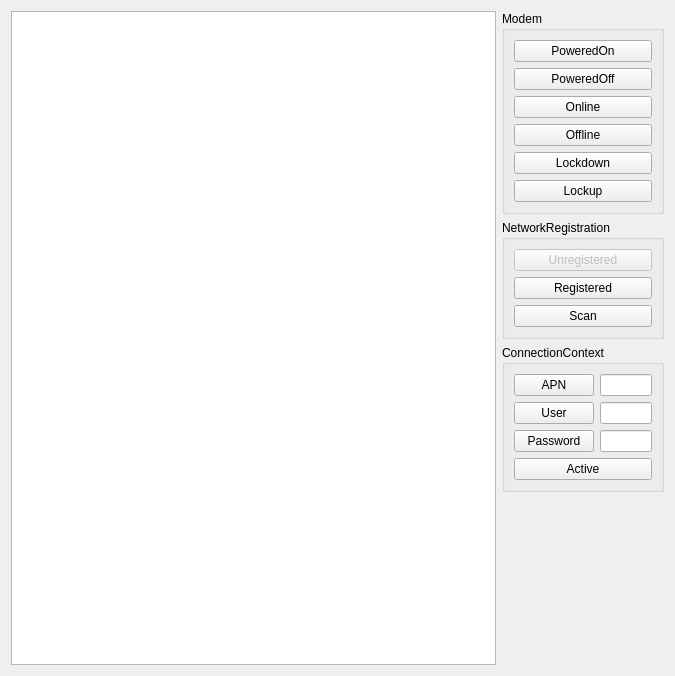
<?xml version="1.0" encoding="UTF-8"?>
<ui version="4.0">
 <class>TestGui</class>
 <widget class="QWidget" name="TestGui">
  <property name="geometry">
   <rect>
    <x>0</x>
    <y>0</y>
    <width>675</width>
    <height>676</height>
   </rect>
  </property>
  <property name="windowTitle">
   <string>Form</string>
  </property>
  <layout class="QHBoxLayout" name="horizontalLayout" stretch="3,1">
   <item>
    <widget class="QTextBrowser" name="out"/>
   </item>
   <item>
    <layout class="QVBoxLayout" name="verticalLayout_2">
     <item>
      <widget class="QGroupBox" name="groupBox">
       <property name="title">
        <string>Modem</string>
       </property>
       <layout class="QVBoxLayout" name="verticalLayout">
        <item>
         <widget class="QPushButton" name="pbModemPoweredOn">
          <property name="text">
           <string>PoweredOn</string>
          </property>
         </widget>
        </item>
        <item>
         <widget class="QPushButton" name="pbModemPoweredOff">
          <property name="text">
           <string>PoweredOff</string>
          </property>
          <property name="checkable">
           <bool>false</bool>
          </property>
         </widget>
        </item>
        <item>
         <widget class="QPushButton" name="pbModemOnline">
          <property name="text">
           <string>Online</string>
          </property>
          <property name="checkable">
           <bool>false</bool>
          </property>
         </widget>
        </item>
        <item>
         <widget class="QPushButton" name="pbModemOffline">
          <property name="text">
           <string>Offline</string>
          </property>
         </widget>
        </item>
        <item>
         <widget class="QPushButton" name="pbModemLockdown">
          <property name="text">
           <string>Lockdown</string>
          </property>
          <property name="checkable">
           <bool>false</bool>
          </property>
         </widget>
        </item>
        <item>
         <widget class="QPushButton" name="pbModemLockup">
          <property name="text">
           <string>Lockup</string>
          </property>
         </widget>
        </item>
       </layout>
      </widget>
     </item>
     <item>
      <widget class="QGroupBox" name="groupBox_3">
       <property name="title">
        <string>NetworkRegistration</string>
       </property>
       <layout class="QVBoxLayout" name="verticalLayout_3">
        <item>
         <widget class="QPushButton" name="pbNetworkUnregistered">
          <property name="enabled">
           <bool>false</bool>
          </property>
          <property name="text">
           <string>Unregistered</string>
          </property>
         </widget>
        </item>
        <item>
         <widget class="QPushButton" name="pbNetworkRegistered">
          <property name="text">
           <string>Registered</string>
          </property>
         </widget>
        </item>
        <item>
         <widget class="QPushButton" name="pbNetworkScan">
          <property name="text">
           <string>Scan</string>
          </property>
         </widget>
        </item>
       </layout>
      </widget>
     </item>
     <item>
      <widget class="QGroupBox" name="groupBox_2">
       <property name="title">
        <string>ConnectionContext</string>
       </property>
       <layout class="QGridLayout" name="gridLayout">
        <item row="0" column="0">
         <widget class="QPushButton" name="pbContextAPN">
          <property name="text">
           <string>APN</string>
          </property>
          <property name="checkable">
           <bool>false</bool>
          </property>
         </widget>
        </item>
        <item row="0" column="1">
         <widget class="QLineEdit" name="contextAPN"/>
        </item>
        <item row="1" column="0">
         <widget class="QPushButton" name="pbContextUsername">
          <property name="text">
           <string>User</string>
          </property>
          <property name="checkable">
           <bool>false</bool>
          </property>
         </widget>
        </item>
        <item row="1" column="1">
         <widget class="QLineEdit" name="contextUsername"/>
        </item>
        <item row="2" column="0">
         <widget class="QPushButton" name="pbContextPassword">
          <property name="text">
           <string>Password</string>
          </property>
          <property name="checkable">
           <bool>false</bool>
          </property>
         </widget>
        </item>
        <item row="2" column="1">
         <widget class="QLineEdit" name="contextPassword"/>
        </item>
        <item row="3" column="0" colspan="2">
         <widget class="QPushButton" name="pbContextActive">
          <property name="text">
           <string>Active</string>
          </property>
          <property name="checkable">
           <bool>false</bool>
          </property>
         </widget>
        </item>
       </layout>
      </widget>
     </item>
     <item>
      <spacer name="verticalSpacer">
       <property name="orientation">
        <enum>Qt::Vertical</enum>
       </property>
       <property name="sizeHint" stdset="0">
        <size>
         <width>20</width>
         <height>40</height>
        </size>
       </property>
      </spacer>
     </item>
    </layout>
   </item>
  </layout>
 </widget>
 <resources/>
 <connections/>
</ui>
